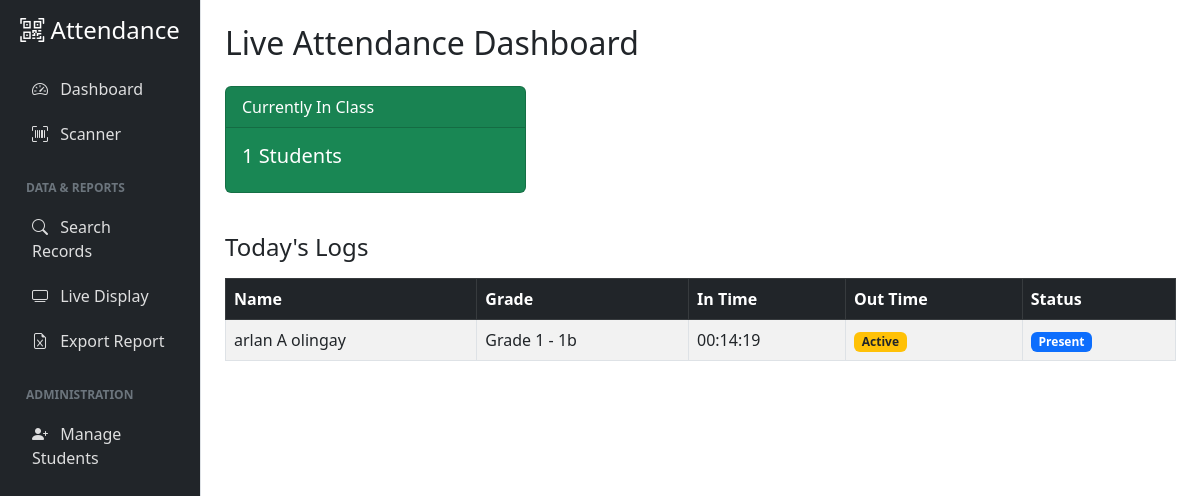
The page / on the database its author committed.
### student_attendance/app.py (models this page shows)
class Attendance(db.Model):
    id = db.Column(db.Integer, primary_key=True)
    student_id = db.Column(db.Integer, db.ForeignKey('student.id'), nullable=False)
    date = db.Column(db.Date, default=date.today)
    in_time = db.Column(db.DateTime, nullable=True)
    out_time = db.Column(db.DateTime, nullable=True)
    student = db.relationship('Student', backref=db.backref('attendances', lazy=True))

class Student(db.Model):
    id = db.Column(db.Integer, primary_key=True)
    name = db.Column(db.String(100), nullable=False)
    grade = db.Column(db.String(20), nullable=False)
    section = db.Column(db.String(50), nullable=False)
    email = db.Column(db.String(100), nullable=True)
    contact_number = db.Column(db.String(20), nullable=False)
    parent_name = db.Column(db.String(100), nullable=False)
    address = db.Column(db.String(200), nullable=True)
    qr_token = db.Column(db.String(100), unique=True, nullable=False)

### student_attendance/app.py (the view)
@app.route('/')
def index():
    today = date.today()
    present_now = Attendance.query.filter(
        Attendance.date == today,
        Attendance.in_time.isnot(None),
        Attendance.out_time.is_(None)
    ).all()
    all_today = Attendance.query.filter_by(date=today).order_by(Attendance.in_time.desc()).all()
    return render_template('index.html', present_now=present_now, all_today=all_today)

### student_attendance/templates/index.html
{% extends 'base.html' %}
{% block content %}
<h2 class="mb-4">Live Attendance Dashboard</h2>
<div class="row mb-4">
    <div class="col-md-4">
        <div class="card text-white bg-success mb-3">
            <div class="card-header">Currently In Class</div>
            <div class="card-body">
                <h5 class="card-title">{{ present_now|length }} Students</h5>
            </div>
        </div>
    </div>
</div>
<h4 class="mb-3">Today's Logs</h4>
<div class="table-responsive">
    <table class="table table-striped table-bordered">
        <thead class="table-dark">
            <tr>
                <th>Name</th>
                <th>Grade</th>
                <th>In Time</th>
                <th>Out Time</th>
                <th>Status</th>
            </tr>
        </thead>
        <tbody>
            {% for row in all_today %}
            <tr>
                <td>{{ row.student.name }}</td>
                <td>{{ row.student.grade }} - {{ row.student.section }}</td>
                <td>{{ row.in_time.strftime('%H:%M:%S') }}</td>
                <td>
                    {% if row.out_time %}
                        {{ row.out_time.strftime('%H:%M:%S') }}
                    {% else %}
                        <span class="badge bg-warning text-dark">Active</span>
                    {% endif %}
                </td>
                <td>
                    {% if row.out_time %}
                        <span class="badge bg-success">Completed</span>
                    {% else %}
                        <span class="badge bg-primary">Present</span>
                    {% endif %}
                </td>
            </tr>
            {% else %}
            <tr><td colspan="5" class="text-center">No attendance records today.</td></tr>
            {% endfor %}
        </tbody>
    </table>
</div>
{% endblock %}

### student_attendance/templates/base.html (style rules this page uses)
body { background-color: #f8f9fa; }

### rows shown on the page
Attendance: student.name "arlan A olingay", student.grade "Grade 1", student.section "1b", in_time "00:14:19", shows "Active", shows "Present"

### other values the page prints
{{ present_now|length }} "1"
